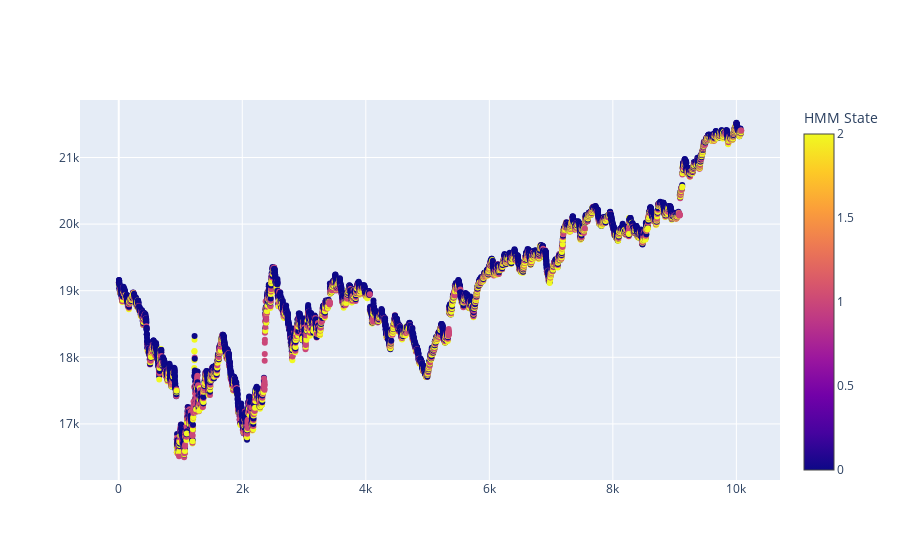

Notebook code cell kept with this figure:
### Code cell
# Other HMM variants:
# Higher order HMM
# Semi HSMM

from scipy.stats import poisson, multivariate_normal
import os
import sys
import numpy as np
import pandas as pd
import plotly.graph_objects as go
from hmmlearn import hmm
from sklearn.preprocessing import StandardScaler

pd.set_option('display.max_rows', None)

# Load data
raw_bar = pd.read_parquet(os.path.join(os.getcwd(), 'history.parquet'))
vrun_bar = pd.read_parquet(os.path.join(os.getcwd(), 'volume_run_bar.parquet'))

# Prepare features
df = vrun_bar[-(60*24*7):].copy()
periods = [1, 2, 4, 6, 8, 10]
for period in periods:
    df[f'pct_fwd_{period}'] = np.log1p(df["close"].pct_change(periods=-period).fillna(0))
    df[f'pct_bak_{period}'] = np.log1p(df["close"].pct_change(periods=period).fillna(0))

for i, period in enumerate(periods):
    df[f'pct_cum_fwd_{period}'] = sum(df[f'pct_fwd_{p}'] for p in periods[:(i+1)])
    df[f'pct_cum_bak_{period}'] = sum(df[f'pct_bak_{p}'] for p in periods[:(i+1)])
    df[f'f_p_{period}'] = df[f'pct_cum_fwd_{period}'].apply(lambda x: x if x > 0 else 0)
    df[f'f_n_{period}'] = df[f'pct_cum_fwd_{period}'].apply(lambda x: x if x <= 0 else 0)
X = df[[f'f_p_{p}' for p in periods]+[f'f_n_{p}' for p in periods]]

# Normalize
scaler = StandardScaler()
X_scaled = scaler.fit_transform(X)


def HHMM():
    # Higher-order HMM parameters
    order = 2  # Set the desired order here
    n_states = 3  # Original number of states
    new_n_components = n_states ** order  # Expanded state space

    # Create constrained transition matrix
    transmat = np.zeros((new_n_components, new_n_components))
    for i in range(new_n_components):
        prev_state = i // n_states
        current_state = i % n_states
        next_indices = [current_state * n_states + next_state for next_state in range(n_states)]
        transmat[i, next_indices] = 1.0 / len(next_indices)

    # Initialize model with custom transitions
    model = hmm.GaussianHMM(
        n_components=new_n_components,
        covariance_type="full",
        n_iter=30,
        verbose=True,
        random_state=0,
        init_params='se'  # Initialize startprob and emissions only
    )
    model.transmat_ = transmat  # Set our custom transition matrix

    # Fit model
    model.fit(X_scaled)

    # Predict and decode states
    hidden_states = model.predict(X_scaled)
    current_states = hidden_states % n_states  # Extract current state from expanded state
    df["hmm_state"] = current_states


class PoissonDuration:
    def __init__(self, alpha, beta, max_duration):
        # Poisson with mean = alpha/beta truncated at max_duration
        self.alpha = alpha
        self.beta = beta
        self.max_duration = max_duration
        # precompute probabilities
        lam = alpha / beta
        probs = poisson.pmf(np.arange(1, max_duration+1), lam)
        self.probs = probs / probs.sum()

    def pmf(self, d):
        if 1 <= d <= self.max_duration:
            return self.probs[d-1]
        return 0.0

    def update(self, durations, weights):
        # durations: array of sampled durations, weights: their expected counts
        # simple moment-matching update
        mean_d = np.sum(durations * weights) / np.sum(weights)
        lam = mean_d
        # set new alpha/beta such that alpha/beta = lam; keep beta = 1
        self.alpha = lam
        self.beta = 1
        probs = poisson.pmf(np.arange(1, self.max_duration+1), lam)
        self.probs = probs / probs.sum()


class HSMM:
    def __init__(self, n_states, obs_dim, max_duration):
        self.K = n_states
        self.D = obs_dim
        self.max_duration = max_duration
        # initialize parameters
        self.A = np.full((self.K, self.K), 1/self.K)
        self.pi = np.full(self.K, 1/self.K)
        self.mu = np.random.randn(self.K, self.D)
        self.Sigma = np.array([np.eye(self.D) for _ in range(self.K)])
        self.durations = [PoissonDuration(alpha=10, beta=1, max_duration=max_duration)
                          for _ in range(n_states)]

    def _compute_obs_likelihood(self, X):
        T = X.shape[0]
        B = np.zeros((self.K, T))
        for k in range(self.K):
            rv = multivariate_normal(mean=self.mu[k], cov=self.Sigma[k])
            B[k, :] = rv.pdf(X)
        return B

    def _forward(self, B):
        T = B.shape[1]
        # alpha: shape (K, T)
        alpha = np.zeros((self.K, T))
        for k in range(self.K):
            for d in range(1, min(T, self.max_duration)+1):
                alpha[k, d-1] += self.pi[k] * self.durations[k].pmf(d) * np.prod(B[k, :d])
        for t in range(1, T):
            for j in range(self.K):
                val = 0.0
                for i in range(self.K):
                    for d in range(1, min(self.max_duration, t)+1):
                        val += alpha[i, t-d] * self.A[i, j] * self.durations[j].pmf(d) * np.prod(B[j, t-d+1:t+1])
                alpha[j, t] = val
        return alpha

    def fit(self, X, num_iters=10):
        T = X.shape[0]
        B = self._compute_obs_likelihood(X)
        for iteration in range(num_iters):
            # E-step
            alpha = self._forward(B)
            # (Backward and computation of gamma, xi, etc. would go here)
            # M-step (placeholder): update transitions and emissions empirically
            # For brevity, we skip full implementation details.
            # A more complete implementation would compute expected counts and update:
            # self.A, self.pi, self.mu, self.Sigma, and self.durations
            print(f"Iteration {iteration+1}/{num_iters} (E-step and M-step placeholder)")
        print("Fit complete.")

    def most_likely_states(self, X):
        # Use simple Viterbi-like decoding ignoring durations (for brevity)
        T = X.shape[0]
        delta = np.zeros((self.K, T))
        psi = np.zeros((self.K, T), dtype=int)
        B = self._compute_obs_likelihood(X)
        delta[:, 0] = np.log(self.pi) + np.log(B[:, 0])
        for t in range(1, T):
            for j in range(self.K):
                seq_probs = delta[:, t-1] + np.log(self.A[:, j])
                psi[j, t] = np.argmax(seq_probs)
                delta[j, t] = np.max(seq_probs) + np.log(B[j, t])
        states = np.zeros(T, dtype=int)
        states[-1] = np.argmax(delta[:, -1])
        for t in range(T-2, -1, -1):
            states[t] = psi[states[t+1], t+1]
        return states


def hsmm():
    # X_scaled: your scaled data, shape (T, D)
    # Define periods and df externally
    hsmm = HSMM(n_states=2, obs_dim=X_scaled.shape[1], max_duration=10)
    hsmm.fit(X_scaled, num_iters=30)
    labels = hsmm.most_likely_states(X_scaled)
    df['label'] = labels

### Figure 1 — Plotly figure (JSON) as saved in the notebook; plotly's stock layout.template omitted (floating-point values rounded to 4 significant figures; data arrays with more than 128 entries replaced by an {"elided": "..."} marker saying what was removed)
{"data": [{"marker": {"color": {"elided": "10080 int values"}, "colorbar": {"title": {"text": "HMM State"}}, "colorscale": [[0, "#0d0887"], [0.1111, "#46039f"], [0.2222, "#7201a8"], [0.3333, "#9c179e"], [0.4444, "#bd3786"], [0.5556, "#d8576b"], [0.6667, "#ed7953"], [0.7778, "#fb9f3a"], [0.8889, "#fdca26"], [1, "#f0f921"]], "showscale": true, "size": 6}, "mode": "markers", "name": "Close", "type": "scatter", "y": {"elided": "10080 float values"}}], "layout": {}}
